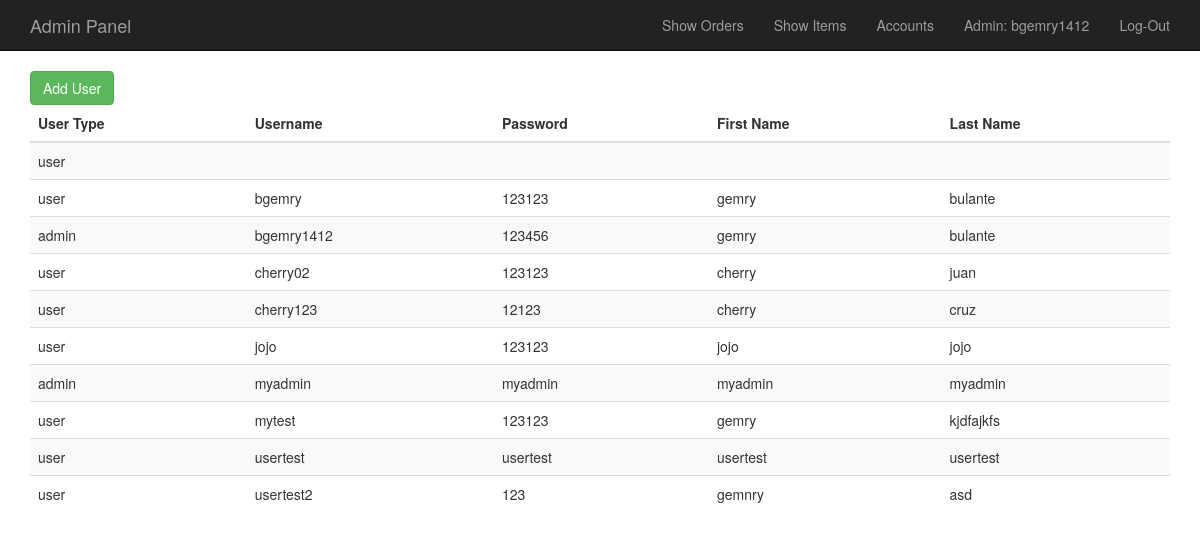
/adminpanel/accounts.php (signed in), run on the app's committed database.
### tables this page shows
CREATE TABLE `userlogin` (
  `userType` varchar(12) NOT NULL,
  `username` varchar(64) NOT NULL,
  `password` varchar(64) NOT NULL,
  `firstname` varchar(64) NOT NULL,
  `lastname` varchar(64) NOT NULL
);

### adminpanel/accounts.php (the view, shortened to what this page needs)
<!DOCTYPE html>
<html>
 <head>
  <link rel="stylesheet" href=".././css/bootstrap336.min.css" />
 </head>
 <body>
 <nav class="navbar navbar-inverse navbar-static-top">
	        <div class="container">
	            <div class="navbar-header">
					<a class="navbar-brand" href="adminpanel.php">Admin Panel</a>
				</div>
	            <div class="navbar-collapse collapse">
					<ul class="nav navbar-nav navbar-right">
		                <li><a href="adminpanel.php">Show Orders</a></li>
		                <li><a href="adminItems.php">Show Items</a></li>
		                <li><a href="accounts.php">Accounts</a></li>
                        <li><a href=#>Admin: <?php echo $_SESSION['adminUser'];?></a></li>
                        <li><a href="../logout.php">Log-Out</a></li>
		            </ul>
		        </div>
	      </div>
      </nav>
	  <div class="container table-responsive">
	  <a href="#" data-toggle=modal data-target=#adduser><button class="btn btn-success">Add User</button></a>
	  <table class="table table-bordred table-striped">
    <thead>
                   <th>User Type</th>
                    <th>Username</th>
                    <th>Password</th>
                     <th>First Name</th>
                     <th>Last Name</th>
                   </thead>
				   <tbody>
				   <?php
				 	 $conn=mysqli_connect("localhost","root","","orderingsystem12");
					  $display = "SELECT * FROM userlogin";
					  $result = mysqli_query($conn, $display);
					  while($row = mysqli_fetch_array($result)){
						  $usertype = $row['userType'];
						  $username = $row['username'];
						  $password = $row['password'];
						  $firstname = $row['firstname'];
						  $lastname = $row['lastname'];
						  echo "
						  <tr>
						  <td>$usertype</td>
						  <td>$username</td>
						  <td>$password</td>
						  <td>$firstname</td>
						  <td>$lastname</td>
						  </tr>
						  ";
					  }
				   ?>
				   </tbody>
				   </table>
				   </div>
</body>
</html>

### data on the page
userlogin: userType "user"
userlogin: userType "user", username "bgemry", password "123123", firstname "gemry", lastname "bulante"
userlogin: userType "admin", username "bgemry1412", password "123456", firstname "gemry", lastname "bulante"
userlogin: userType "user", username "cherry02", password "123123", firstname "cherry", lastname "juan"
userlogin: userType "user", username "cherry123", password "12123", firstname "cherry", lastname "cruz"
userlogin: userType "user", username "jojo", password "123123", firstname "jojo", lastname "jojo"
userlogin: userType "admin", username "myadmin", password "myadmin", firstname "myadmin", lastname "myadmin"
userlogin: userType "user", username "mytest", password "123123", firstname "gemry", lastname "kjdfajkfs"
userlogin: userType "user", username "usertest", password "usertest", firstname "usertest", lastname "usertest"
userlogin: userType "user", username "usertest2", password "123", firstname "gemnry", lastname "asd"

### other printed values
$_SESSION['adminUser'] "bgemry1412"
